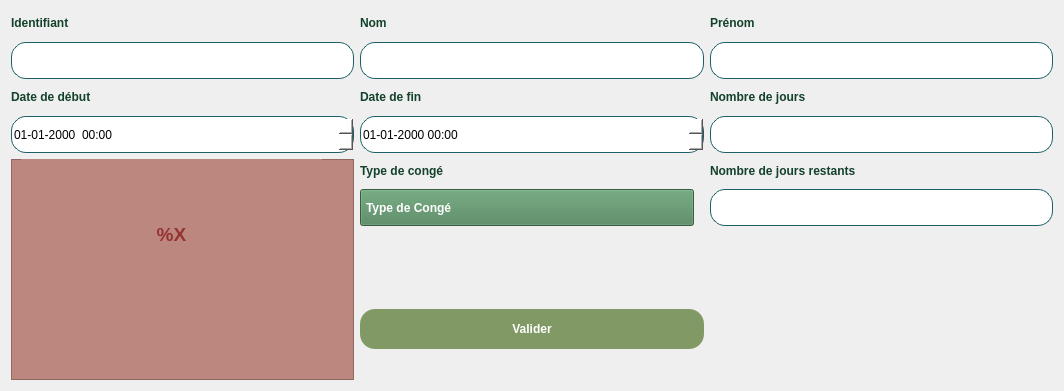
         <widget class="QWidget" name="scrollAreaWidgetContents_28">
          <property name="geometry">
           <rect>
            <x>0</x>
            <y>0</y>
            <width>1064</width>
            <height>391</height>
           </rect>
          </property>
          <property name="sizePolicy">
           <sizepolicy hsizetype="Expanding" vsizetype="Expanding">
            <horstretch>0</horstretch>
            <verstretch>0</verstretch>
           </sizepolicy>
          </property>
          <layout class="QGridLayout" name="gridLayout_27">
           <item row="0" column="1">
            <widget class="QLabel" name="labelNomE">
             <property name="styleSheet">
              <string notr="true">QLabel
{
color:rgb(19,65,43);
font-weight:600;
font-family:&quot;Nexa&quot;;
}</string>
             </property>
             <property name="text">
              <string>&lt;html&gt;&lt;head/&gt;&lt;body&gt;&lt;p&gt;Nom&lt;/p&gt;&lt;/body&gt;&lt;/html&gt;</string>
             </property>
            </widget>
           </item>
           <item row="10" column="0" rowspan="6">
            <widget class="QFrame" name="frameConge">
             <property name="styleSheet">
              <string notr="true"> background: rgb(187,135,126);
color:rgb(150,50,50);</string>
             </property>
             <property name="frameShape">
              <enum>QFrame::StyledPanel</enum>
             </property>
             <property name="frameShadow">
              <enum>QFrame::Raised</enum>
             </property>
             <widget class="QLabel" name="labelCongeEmp">
              <property name="geometry">
               <rect>
                <x>10</x>
                <y>-10</y>
                <width>301</width>
                <height>171</height>
               </rect>
              </property>
              <property name="text">
               <string>&lt;html&gt;&lt;head/&gt;&lt;body&gt;&lt;p align=&quot;center&quot;&gt;&lt;span style=&quot; font-size:14pt; font-weight:700;&quot;&gt;%X&lt;/span&gt;&lt;/p&gt;&lt;/body&gt;&lt;/html&gt;</string>
              </property>
             </widget>
            </widget>
           </item>
           <item row="1" column="1">
            <widget class="QLineEdit" name="lineEditNomE">
             <property name="sizePolicy">
              <sizepolicy hsizetype="Preferred" vsizetype="Preferred">
               <horstretch>0</horstretch>
               <verstretch>0</verstretch>
              </sizepolicy>
             </property>
             <property name="styleSheet">
              <string notr="true">border:solid;
border-color:rgb(28,96,101);
border-width:1px;
background-color:rgb(255,255,255);

border-radius:15px;
height:35px;</string>
             </property>
            </widget>
           </item>
           <item row="2" column="2">
            <widget class="QLabel" name="labelNJE">
             <property name="styleSheet">
              <string notr="true">QLabel
{
color:rgb(19,65,43);
font-weight:600;
font-family:&quot;Nexa&quot;;
}</string>
             </property>
             <property name="text">
              <string>&lt;html&gt;&lt;head/&gt;&lt;body&gt;&lt;p&gt;Nombre de jours&lt;/p&gt;&lt;/body&gt;&lt;/html&gt;</string>
             </property>
            </widget>
           </item>
           <item row="5" column="1">
            <widget class="QDateTimeEdit" name="lineEditDateFE">
             <property name="styleSheet">
              <string notr="true">QDateTimeEdit
{
border:solid;
border-color:rgb(28,96,101);
border-width:1px;
background-color:rgb(255,255,255);
border-radius:15px;
height:35px;
}
QDateTimeEdit::drop-down
{
border:0;
border-width:0px;
}</string>
             </property>
             <property name="displayFormat">
              <string>dd-MM-yyyy HH:mm</string>
             </property>
            </widget>
           </item>
           <item row="0" column="0">
            <widget class="QLabel" name="labelIDE">
             <property name="styleSheet">
              <string notr="true">QLabel
{
color:rgb(19,65,43);
font-weight:600;
font-family:&quot;Nexa&quot;;
}</string>
             </property>
             <property name="text">
              <string>&lt;html&gt;&lt;head/&gt;&lt;body&gt;&lt;p&gt;Identifiant&lt;/p&gt;&lt;/body&gt;&lt;/html&gt;</string>
             </property>
            </widget>
           </item>
           <item row="11" column="1">
            <widget class="QComboBox" name="ComboTypeConge">
             <property name="styleSheet">
              <string notr="true">QComboBox
{
color:white;
margin-right:10px;
appearance:none;
padding-left:5px;
padding-right:5px;
font-weight:600;
background:rgb(76,130,89);
height:35px;
}
QComboBox::drop-down {
	border:none;
}
QComboBox::down-arrow {
	image:url(:/Purestay/images/icones/arrow.png);
	padding-right:20px;
	width:10px;
	color:white;
}

QComboBox::QListView {
background-color:rgb(129,153,101);
}

QComboBox::QListViewItem {
background-color:rgb(129,153,101);
}





</string>
             </property>
             <property name="currentText">
              <string/>
             </property>
             <property name="placeholderText">
              <string>Type de Congé</string>
             </property>
             <item>
              <property name="text">
               <string>Congé Annuel</string>
              </property>
             </item>
             <item>
              <property name="text">
               <string>Congé Sans Solde </string>
              </property>
             </item>
             <item>
              <property name="text">
               <string>Congé Maladie</string>
              </property>
             </item>
             <item>
              <property name="text">
               <string>Congé Maternité</string>
              </property>
             </item>
             <item>
              <property name="text">
               <string>Congé Paternité</string>
              </property>
             </item>
            </widget>
           </item>
           <item row="2" column="0">
            <widget class="QLabel" name="labelDateDE">
             <property name="styleSheet">
              <string notr="true">QLabel
{
color:rgb(19,65,43);
font-weight:600;
font-family:&quot;Nexa&quot;;
}</string>
             </property>
             <property name="text">
              <string>&lt;html&gt;&lt;head/&gt;&lt;body&gt;&lt;p&gt;Date de début &lt;/p&gt;&lt;/body&gt;&lt;/html&gt;</string>
             </property>
            </widget>
           </item>
           <item row="5" column="2">
            <widget class="QLineEdit" name="lineEditNJE">
             <property name="sizePolicy">
              <sizepolicy hsizetype="Preferred" vsizetype="Preferred">
               <horstretch>0</horstretch>
               <verstretch>0</verstretch>
              </sizepolicy>
             </property>
             <property name="styleSheet">
              <string notr="true">border:solid;
border-color:rgb(28,96,101);
border-width:1px;
background-color:rgb(255,255,255);

border-radius:15px;
height:35px;</string>
             </property>
            </widget>
           </item>
           <item row="10" column="1">
            <widget class="QLabel" name="labelTypeCE">
             <property name="styleSheet">
              <string notr="true">QLabel
{
color:rgb(19,65,43);
font-weight:600;
font-family:&quot;Nexa&quot;;
}</string>
             </property>
             <property name="text">
              <string>&lt;html&gt;&lt;head/&gt;&lt;body&gt;&lt;p&gt;Type de congé&lt;/p&gt;&lt;/body&gt;&lt;/html&gt;</string>
             </property>
            </widget>
           </item>
           <item row="2" column="1">
            <widget class="QLabel" name="labelDateFE">
             <property name="styleSheet">
              <string notr="true">QLabel
{
color:rgb(19,65,43);
font-weight:600;
font-family:&quot;Nexa&quot;;
}</string>
             </property>
             <property name="text">
              <string>&lt;html&gt;&lt;head/&gt;&lt;body&gt;&lt;p&gt;Date de fin&lt;/p&gt;&lt;/body&gt;&lt;/html&gt;</string>
             </property>
            </widget>
           </item>
           <item row="1" column="0">
            <widget class="QLineEdit" name="lineEditIDE">
             <property name="sizePolicy">
              <sizepolicy hsizetype="Preferred" vsizetype="Preferred">
               <horstretch>0</horstretch>
               <verstretch>0</verstretch>
              </sizepolicy>
             </property>
             <property name="styleSheet">
              <string notr="true">QLineEdit
{
border:solid;
border-color:rgb(28,96,101);
border-width:1px;
background-color:rgb(255,255,255);

border-radius:15px;
height:35px;
}</string>
             </property>
            </widget>
           </item>
           <item row="1" column="2">
            <widget class="QLineEdit" name="lineEditPrenomE">
             <property name="sizePolicy">
              <sizepolicy hsizetype="Preferred" vsizetype="Preferred">
               <horstretch>0</horstretch>
               <verstretch>0</verstretch>
              </sizepolicy>
             </property>
             <property name="styleSheet">
              <string notr="true">border:solid;
border-color:rgb(28,96,101);
border-width:1px;
background-color:rgb(255,255,255);

border-radius:15px;
height:35px;</string>
             </property>
            </widget>
           </item>
           <item row="0" column="2">
            <widget class="QLabel" name="labelPrenomE">
             <property name="styleSheet">
              <string notr="true">QLabel
{
color:rgb(19,65,43);
font-weight:600;
font-family:&quot;Nexa&quot;;
}</string>
             </property>
             <property name="text">
              <string>&lt;html&gt;&lt;head/&gt;&lt;body&gt;&lt;p&gt;Prénom&lt;/p&gt;&lt;/body&gt;&lt;/html&gt;</string>
             </property>
            </widget>
           </item>
           <item row="5" column="0">
            <widget class="QDateTimeEdit" name="lineEditDateDE">
             <property name="styleSheet">
              <string notr="true">QDateTimeEdit
{
border:solid;
border-color:rgb(28,96,101);
border-width:1px;
background-color:rgb(255,255,255);
border-radius:15px;
height:35px;
}
QDateTimeEdit::drop-down
{
border:0;
border-width:0px;
}</string>
             </property>
             <property name="displayFormat">
              <string>dd-MM-yyyy  HH:mm</string>
             </property>
             <property name="calendarPopup">
              <bool>false</bool>
             </property>
            </widget>
           </item>
           <item row="11" column="2">
            <widget class="QLineEdit" name="lineEditNJRE">
             <property name="sizePolicy">
              <sizepolicy hsizetype="Preferred" vsizetype="Preferred">
               <horstretch>0</horstretch>
               <verstretch>0</verstretch>
              </sizepolicy>
             </property>
             <property name="styleSheet">
              <string notr="true">border:solid;
border-color:rgb(28,96,101);
border-width:1px;
background-color:rgb(255,255,255);

border-radius:15px;
height:35px;</string>
             </property>
            </widget>
           </item>
           <item row="10" column="2">
            <widget class="QLabel" name="labelNJRE">
             <property name="styleSheet">
              <string notr="true">QLabel
{
color:rgb(19,65,43);
font-weight:600;
font-family:&quot;Nexa&quot;;
}</string>
             </property>
             <property name="text">
              <string>&lt;html&gt;&lt;head/&gt;&lt;body&gt;&lt;p&gt;Nombre de jours restants&lt;/p&gt;&lt;/body&gt;&lt;/html&gt;</string>
             </property>
            </widget>
           </item>
           <item row="14" column="1">
            <widget class="QPushButton" name="BoutonValider">
             <property name="styleSheet">
              <string notr="true">QPushButton
{
border-radius:15px;
margin-top:15px;
height:40px;
background-color:rgb(129,153,101);
font-family:&quot;Nexa&quot;;
font-weight:600;
color: white;
}</string>
             </property>
             <property name="text">
              <string>Valider</string>
             </property>
            </widget>
           </item>
          </layout>
         </widget>
